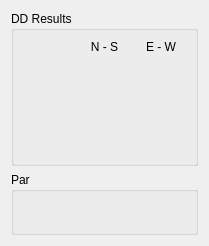
<?xml version="1.0" encoding="UTF-8"?>
<ui version="4.0">
 <class>CDDTable</class>
 <widget class="QDialog" name="CDDTable">
  <property name="geometry">
   <rect>
    <x>0</x>
    <y>0</y>
    <width>209</width>
    <height>246</height>
   </rect>
  </property>
  <property name="windowTitle">
   <string>DD</string>
  </property>
  <layout class="QVBoxLayout" name="verticalLayout_2">
   <item>
    <widget class="QGroupBox" name="groupBox_2">
     <property name="whatsThis">
      <string>&lt;html&gt;&lt;head/&gt;&lt;body&gt;&lt;p&gt;Double Dummy results&lt;/p&gt;&lt;/body&gt;&lt;/html&gt;</string>
     </property>
     <property name="title">
      <string>DD Results</string>
     </property>
     <layout class="QVBoxLayout" name="verticalLayout">
      <item>
       <layout class="QGridLayout" name="gridLayout">
        <item row="0" column="0">
         <widget class="QLabel" name="label_18">
          <property name="minimumSize">
           <size>
            <width>49</width>
            <height>13</height>
           </size>
          </property>
          <property name="text">
           <string/>
          </property>
         </widget>
        </item>
        <item row="0" column="1">
         <widget class="QLabel" name="label_16">
          <property name="minimumSize">
           <size>
            <width>49</width>
            <height>13</height>
           </size>
          </property>
          <property name="text">
           <string>N - S</string>
          </property>
          <property name="alignment">
           <set>Qt::AlignCenter</set>
          </property>
         </widget>
        </item>
        <item row="0" column="2">
         <widget class="QLabel" name="label_17">
          <property name="minimumSize">
           <size>
            <width>49</width>
            <height>13</height>
           </size>
          </property>
          <property name="text">
           <string>E - W</string>
          </property>
          <property name="alignment">
           <set>Qt::AlignCenter</set>
          </property>
         </widget>
        </item>
        <item row="1" column="0">
         <widget class="QLabel" name="label">
          <property name="text">
           <string/>
          </property>
          <property name="pixmap">
           <pixmap>:/resources/suit_nt.ico</pixmap>
          </property>
          <property name="alignment">
           <set>Qt::AlignCenter</set>
          </property>
         </widget>
        </item>
        <item row="1" column="1">
         <widget class="QLabel" name="tricksNTNS">
          <property name="text">
           <string/>
          </property>
          <property name="alignment">
           <set>Qt::AlignCenter</set>
          </property>
         </widget>
        </item>
        <item row="1" column="2">
         <widget class="QLabel" name="tricksNTEW">
          <property name="text">
           <string/>
          </property>
          <property name="alignment">
           <set>Qt::AlignCenter</set>
          </property>
         </widget>
        </item>
        <item row="2" column="0">
         <widget class="QLabel" name="label_2">
          <property name="text">
           <string/>
          </property>
          <property name="pixmap">
           <pixmap>:/resources/suit_spade.ico</pixmap>
          </property>
          <property name="alignment">
           <set>Qt::AlignCenter</set>
          </property>
         </widget>
        </item>
        <item row="2" column="1">
         <widget class="QLabel" name="tricksSNS">
          <property name="text">
           <string/>
          </property>
          <property name="alignment">
           <set>Qt::AlignCenter</set>
          </property>
         </widget>
        </item>
        <item row="2" column="2">
         <widget class="QLabel" name="tricksSEW">
          <property name="text">
           <string/>
          </property>
          <property name="alignment">
           <set>Qt::AlignCenter</set>
          </property>
         </widget>
        </item>
        <item row="3" column="0">
         <widget class="QLabel" name="label_3">
          <property name="text">
           <string/>
          </property>
          <property name="pixmap">
           <pixmap>:/resources/suit_heart.ico</pixmap>
          </property>
          <property name="alignment">
           <set>Qt::AlignCenter</set>
          </property>
         </widget>
        </item>
        <item row="3" column="1">
         <widget class="QLabel" name="tricksHNS">
          <property name="text">
           <string/>
          </property>
          <property name="alignment">
           <set>Qt::AlignCenter</set>
          </property>
         </widget>
        </item>
        <item row="3" column="2">
         <widget class="QLabel" name="tricksHEW">
          <property name="text">
           <string/>
          </property>
          <property name="alignment">
           <set>Qt::AlignCenter</set>
          </property>
         </widget>
        </item>
        <item row="4" column="0">
         <widget class="QLabel" name="label_4">
          <property name="text">
           <string/>
          </property>
          <property name="pixmap">
           <pixmap>:/resources/suit_diamond.ico</pixmap>
          </property>
          <property name="alignment">
           <set>Qt::AlignCenter</set>
          </property>
         </widget>
        </item>
        <item row="4" column="1">
         <widget class="QLabel" name="tricksDNS">
          <property name="text">
           <string/>
          </property>
          <property name="alignment">
           <set>Qt::AlignCenter</set>
          </property>
         </widget>
        </item>
        <item row="4" column="2">
         <widget class="QLabel" name="tricksDEW">
          <property name="text">
           <string/>
          </property>
          <property name="alignment">
           <set>Qt::AlignCenter</set>
          </property>
         </widget>
        </item>
        <item row="5" column="0">
         <widget class="QLabel" name="label_5">
          <property name="text">
           <string/>
          </property>
          <property name="pixmap">
           <pixmap>:/resources/suit_club.ico</pixmap>
          </property>
          <property name="alignment">
           <set>Qt::AlignCenter</set>
          </property>
         </widget>
        </item>
        <item row="5" column="1">
         <widget class="QLabel" name="tricksCNS">
          <property name="text">
           <string/>
          </property>
          <property name="alignment">
           <set>Qt::AlignCenter</set>
          </property>
         </widget>
        </item>
        <item row="5" column="2">
         <widget class="QLabel" name="tricksCEW">
          <property name="text">
           <string/>
          </property>
          <property name="alignment">
           <set>Qt::AlignCenter</set>
          </property>
         </widget>
        </item>
       </layout>
      </item>
     </layout>
    </widget>
   </item>
   <item>
    <widget class="QGroupBox" name="groupBox">
     <property name="whatsThis">
      <string>&lt;html&gt;&lt;head/&gt;&lt;body&gt;&lt;p&gt;Double Dummy Par result&lt;/p&gt;&lt;/body&gt;&lt;/html&gt;</string>
     </property>
     <property name="title">
      <string>Par</string>
     </property>
     <widget class="QLabel" name="parScore">
      <property name="geometry">
       <rect>
        <x>11</x>
        <y>49</y>
        <width>161</width>
        <height>16</height>
       </rect>
      </property>
      <property name="sizePolicy">
       <sizepolicy hsizetype="Maximum" vsizetype="Preferred">
        <horstretch>0</horstretch>
        <verstretch>0</verstretch>
       </sizepolicy>
      </property>
      <property name="minimumSize">
       <size>
        <width>49</width>
        <height>13</height>
       </size>
      </property>
      <property name="text">
       <string/>
      </property>
     </widget>
     <widget class="QLabel" name="parContract">
      <property name="geometry">
       <rect>
        <x>11</x>
        <y>24</y>
        <width>161</width>
        <height>16</height>
       </rect>
      </property>
      <property name="sizePolicy">
       <sizepolicy hsizetype="Maximum" vsizetype="Preferred">
        <horstretch>0</horstretch>
        <verstretch>0</verstretch>
       </sizepolicy>
      </property>
      <property name="minimumSize">
       <size>
        <width>49</width>
        <height>13</height>
       </size>
      </property>
      <property name="text">
       <string/>
      </property>
     </widget>
    </widget>
   </item>
  </layout>
 </widget>
 <resources/>
 <connections/>
</ui>
